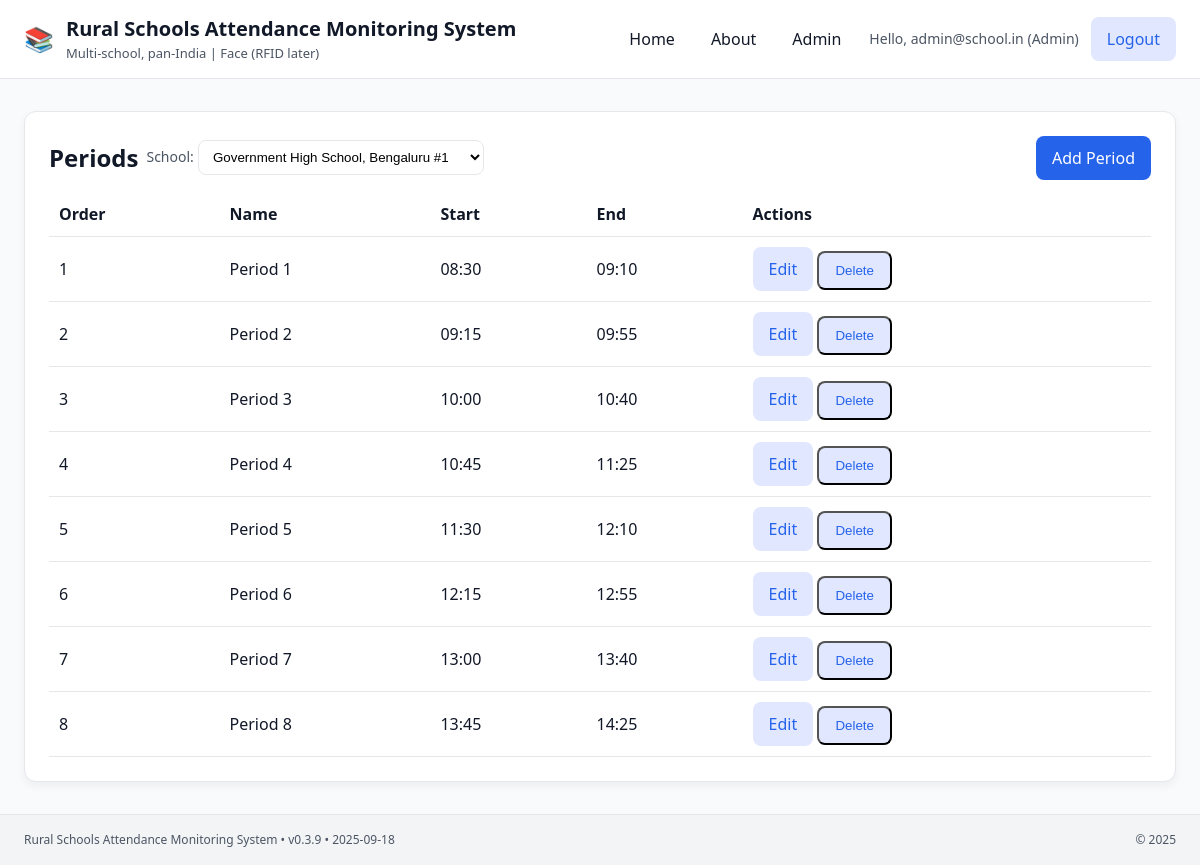
The app's page /admin/periods (signed in) with its own data.
### tables this page shows
CREATE TABLE periods (
  id INTEGER PRIMARY KEY AUTOINCREMENT,
  school_id INTEGER NOT NULL,
  name TEXT NOT NULL,
  start_time TEXT, -- "09:00"
  end_time TEXT,   -- "09:45"
  sort_order INTEGER DEFAULT 0,
  is_active INTEGER NOT NULL DEFAULT 1,
  created_at DATETIME DEFAULT (datetime('now')),
  UNIQUE(school_id, name),
  FOREIGN KEY (school_id) REFERENCES schools(id)
);

### app.py (the view)
@app.route("/admin/periods")
@login_required
@role_required("Admin")
def admin_periods_list():
    school_id = request.args.get("school_id", type=int)
    schools = list_schools()
    active_school_id = school_id or (schools[0]["id"] if schools else None)
    rows = list_periods_by_school(active_school_id) if active_school_id else []
    return render_template("admin_periods_list.html", periods=rows, schools=schools, selected_school_id=active_school_id)

### app.py (called while the page is built)
def current_user():
    return session.get("user")

def login_required(f):
    @wraps(f)
    def wrapper(*args, **kwargs):
        if not current_user():
            flash("Please sign in to continue.", "info")
            return redirect(url_for("login"))
        return f(*args, **kwargs)
    return wrapper

def role_required(*roles):
    def decorator(f):
        @wraps(f)
        def wrapper(*args, **kwargs):
            user = current_user()
            if not user:
                flash("Please sign in to continue.", "info")
                return redirect(url_for("login"))
            if user["role"] not in roles:
                abort(403)
            return f(*args, **kwargs)
        return wrapper
    return decorator

@app.context_processor
def inject_globals():
    return dict(
        APP_NAME=APP_NAME,
        APP_VERSION=APP_VERSION,
        APP_DATE=APP_DATE,
        current_user=current_user(),
    )

### db.py (called while the page is built)
def get_conn():
    conn = sqlite3.connect(DB_PATH)
    conn.row_factory = sqlite3.Row
    return conn

def list_schools():
    with get_conn() as conn:
        cur = conn.execute("""
            SELECT id, name, address, state, district, is_active, created_at
            FROM schools
            WHERE is_active = 1
            ORDER BY name COLLATE NOCASE
        """)
        return cur.fetchall()

def list_periods_by_school(school_id: int):
    with get_conn() as conn:
        cur = conn.execute("""
            SELECT id, school_id, name, start_time, end_time, sort_order, is_active, created_at
            FROM periods
            WHERE school_id = ? AND is_active = 1
            ORDER BY sort_order, name COLLATE NOCASE
        """, (school_id,))
        return cur.fetchall()

### templates/admin_periods_list.html
{% extends "base.html" %}
{% block content %}
<section class="card">
  <div style="display:flex;justify-content:space-between;align-items:center;gap:12px;flex-wrap:wrap">
    <div style="display:flex;gap:8px;align-items:center">
      <h2 style="margin:0">Periods</h2>
      <form method="get" action="{{ url_for('admin_periods_list') }}">
        <label for="school_id" style="font-size:14px;color:var(--muted)">School:</label>
        <select name="school_id" id="school_id" onchange="this.form.submit()"
                style="padding:8px 10px;border:1px solid var(--border);border-radius:8px;background:#fff">
          {% for s in schools %}
            <option value="{{ s.id }}" {% if selected_school_id==s.id %}selected{% endif %}>{{ s.name }}</option>
          {% endfor %}
        </select>
      </form>
    </div>
    <a class="btn btn-primary" href="{{ url_for('admin_periods_new') }}">Add Period</a>
  </div>
  {% if periods %}
    <table style="width:100%;border-collapse:collapse;margin-top:12px">
      <thead>
        <tr style="text-align:left;border-bottom:1px solid var(--border)">
          <th style="padding:10px">Order</th>
          <th style="padding:10px">Name</th>
          <th style="padding:10px">Start</th>
          <th style="padding:10px">End</th>
          <th style="padding:10px">Actions</th>
        </tr>
      </thead>
      <tbody>
        {% for p in periods %}
        <tr style="border-bottom:1px solid var(--border)">
          <td style="padding:10px">{{ p.sort_order }}</td>
          <td style="padding:10px">{{ p.name }}</td>
          <td style="padding:10px">{{ p.start_time or '—' }}</td>
          <td style="padding:10px">{{ p.end_time or '—' }}</td>
          <td style="padding:10px;white-space:nowrap">
            <a class="btn btn-ghost" href="{{ url_for('admin_periods_edit', period_id=p.id) }}">Edit</a>
            <form method="post" action="{{ url_for('admin_periods_delete', period_id=p.id) }}"
                  style="display:inline" onsubmit="return confirm('Delete this period?');">
              <button class="btn btn-ghost" type="submit">Delete</button>
            </form>
          </td>
        </tr>
        {% endfor %}
      </tbody>
    </table>
  {% else %}
    <p style="margin-top:12px;color:var(--muted)">No periods found for this school.</p>
  {% endif %}
</section>
{% endblock %}

### templates/base.html (style rules this page uses)
:root { --bg:#f9fafb; --text:#111827; --muted:#4b5563; --brand:#2563eb; --brand-ghost:#e0e7ff; --card:#ffffff; --border:#e5e7eb; --header:#ffffff; --footer:#f3f4f6; }
* { box-sizing:border-box }
html,body { height:100% }
body { margin:0; background:var(--bg); color:var(--text); font-family:system-ui,-apple-system,Segoe UI,Roboto,Inter,Arial,sans-serif; line-height:1.5; }
.btn { display:inline-block; text-decoration:none; padding:10px 16px; border-radius:8px }
.btn-primary { background:var(--brand); color:#fff }
.btn-ghost { background:var(--brand-ghost); color:var(--brand) }
.card { background:var(--card); border:1px solid var(--border); border-radius:12px; padding:24px; box-shadow:0 4px 10px rgba(0,0,0,.05); }

### records on screen
periods: sort_order "1", name "Period 1", start_time "08:30", end_time "09:10"
periods: sort_order "2", name "Period 2", start_time "09:15", end_time "09:55"
periods: sort_order "3", name "Period 3", start_time "10:00", end_time "10:40"
periods: sort_order "4", name "Period 4", start_time "10:45", end_time "11:25"
periods: sort_order "5", name "Period 5", start_time "11:30", end_time "12:10"
periods: sort_order "6", name "Period 6", start_time "12:15", end_time "12:55"
periods: sort_order "7", name "Period 7", start_time "13:00", end_time "13:40"
periods: sort_order "8", name "Period 8", start_time "13:45", end_time "14:25"

### other values on screen
{{ current_user.login_id }} "admin@school.in"
{{ current_user.role }} "Admin"
{{ APP_NAME }} "Rural Schools Attendance Monitoring System"
{{ APP_VERSION }} "v0.3.9"
{{ APP_DATE }} "2025-09-18"
form field school_id "Government High School, Bengaluru #1"
